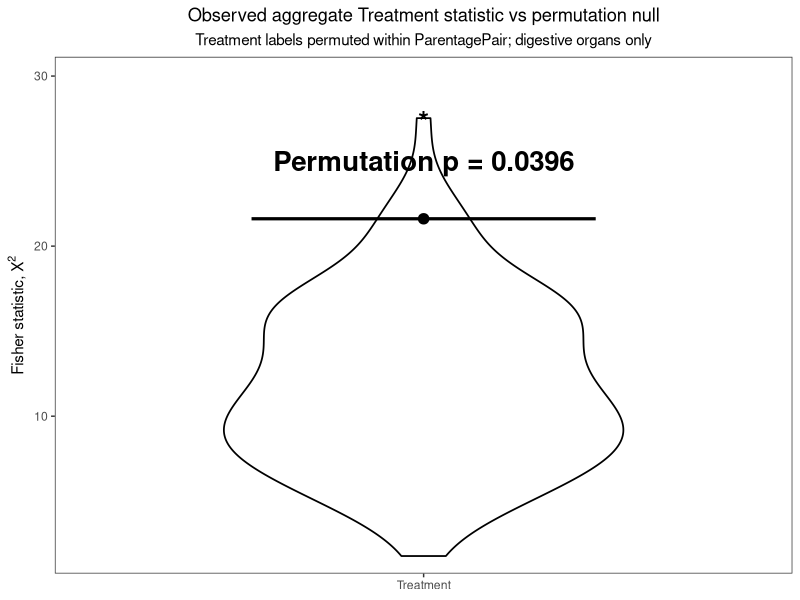
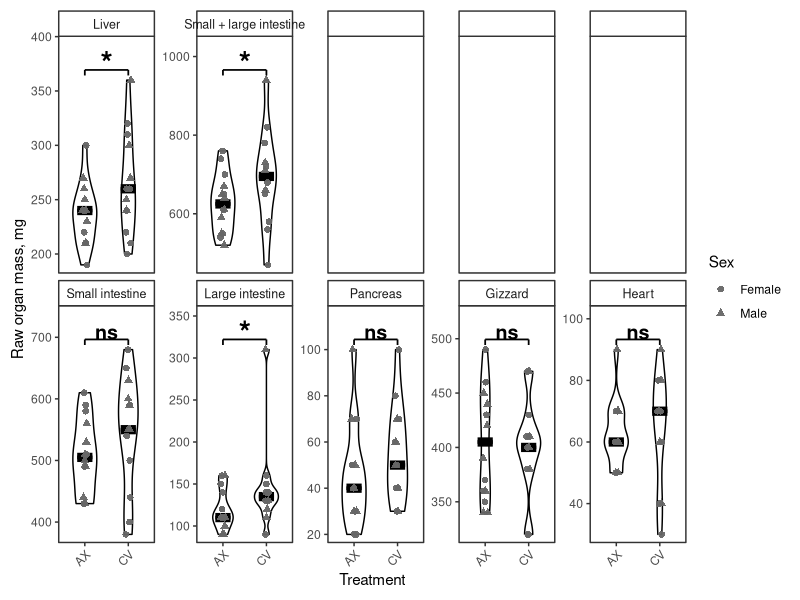

These charts were generated, in order, by the following R code:
### FIGURE 2
### 
###
### Model for each organ:
### log10_OrganMass ~ log10_TarsusLength + Treatment * Sex + (1 | ParentagePair)
###
### 
### 
###
###
###

suppressPackageStartupMessages({
  library(dplyr)
  library(lme4)
  library(lmerTest)
  library(tibble)
  library(ggplot2)
})

### LOAD DATA
df <- read.csv("DigestiveOrgans.csv", stringsAsFactors = FALSE)

### ADD SUM OF SMALL INTESTINE AND LARGE INTESTINE
df <- df %>%
  mutate(
    EmptySIplusLIMassMg =
      suppressWarnings(as.numeric(as.character(EmptySIMassMg))) +
      suppressWarnings(as.numeric(as.character(EmptyLIMassMg)))
  )

set.seed(32)

### ORGAN MASSES TO ANALYZE
organ_vars <- c(
  "LiverMassMg",
  "EmptySIMassMg",
  "EmptyLIMassMg",
  "EmptySIplusLIMassMg",
  "PancreasMassMg",
  "EmptyGizzardMassMg",
  "HeartMassMg"
)

### OPTIONAL: NICER FACET LABELS
organ_labels <- c(
  LiverMassMg = "Liver",
  EmptySIMassMg = "Small intestine",
  EmptyLIMassMg = "Large intestine",
  EmptySIplusLIMassMg = "Small + large intestine",
  PancreasMassMg = "Pancreas",
  EmptyGizzardMassMg = "Gizzard",
  HeartMassMg = "Heart"
)

### FACET LAYOUT
### ncol = 5 gives:
### Row 1: Liver | Small + large intestine | blank | blank | blank
### Row 2: Small intestine | Large intestine | Pancreas | Gizzard | Heart
facet_levels <- c(
  "Liver",
  "Small + large intestine",
  " ",
  "  ",
  "   ",
  "Small intestine",
  "Large intestine",
  "Pancreas",
  "Gizzard",
  "Heart"
)

### OUTPUT PREFIX
out_prefix <- "Figure2_organ_mass_LOG10_ANCOVA_lmer_Treatment_by_Sex_with_SIplusLI_no_clutch_color_no_lines"

### CHECK REQUIRED COLUMNS
required_cols <- c(
  "AnimalID",
  "Treatment",
  "Sex",
  "ParentagePair",
  "TarsusLength",
  organ_vars
)

missing_cols <- setdiff(required_cols, names(df))

if (length(missing_cols) > 0) {
  stop(
    "The following required columns are missing from DigestiveOrgans.csv: ",
    paste(missing_cols, collapse = ", ")
  )
}

### REMOVE OUTLIER NL113 IF PRESENT
df.filtered <- df %>%
  filter(AnimalID != "NL113") %>%
  mutate(
    Treatment = factor(Treatment),
    Sex = factor(Sex),
    ParentagePair = factor(ParentagePair)
  )

### STORAGE
type3_anova_all <- data.frame()
plot_data_all <- data.frame()

### HELPERS
as_numeric_safely <- function(x) {
  suppressWarnings(as.numeric(as.character(x)))
}

p_to_stars <- function(p) {
  if (length(p) == 0 || is.na(p)) {
    return("ns")
  }
  if (p < 0.001) {
    return("***")
  } else if (p < 0.01) {
    return("**")
  } else if (p < 0.05) {
    return("*")
  } else {
    return("ns")
  }
}

### HELPER: FISHER COMBINED STATISTIC
fisher_statistic_only <- function(p_values) {
  p_values <- suppressWarnings(as.numeric(p_values))
  p_values <- p_values[!is.na(p_values)]

  ### Avoid log(0) if any p-value is reported as exactly zero
  p_values[p_values <= 0] <- .Machine$double.xmin

  if (length(p_values) == 0) {
    return(data.frame(
      N_p_values = 0,
      Fisher_statistic = NA_real_
    ))
  }

  data.frame(
    N_p_values = length(p_values),
    Fisher_statistic = -2 * sum(log(p_values))
  )
}

### HELPER: GET SIX-ORGAN TREATMENT P-VALUES FOR CURRENT TREATMENT LABELS
get_treatment_pvalues_for_permutation_fisher <- function(input_df, fisher_organs, organ_labels) {

  pval_rows <- data.frame()

  for (organ in fisher_organs) {

    dat <- input_df %>%
      mutate(
        OrganMass_raw = as_numeric_safely(.data[[organ]]),
        TarsusLength_raw = as_numeric_safely(TarsusLength)
      ) %>%
      filter(
        !is.na(OrganMass_raw),
        !is.na(TarsusLength_raw),
        !is.na(Treatment),
        !is.na(Sex),
        !is.na(ParentagePair),
        OrganMass_raw > 0,
        TarsusLength_raw > 0
      ) %>%
      mutate(
        log10_OrganMass = log10(OrganMass_raw),
        log10_TarsusLength = log10(TarsusLength_raw),
        Treatment = droplevels(factor(Treatment)),
        Sex = droplevels(factor(Sex)),
        ParentagePair = droplevels(factor(ParentagePair)),
        Organ = organ,
        Organ_label = organ_labels[organ]
      )

    if (nrow(dat) < 4) next
    if (nlevels(dat$Treatment) < 2) next
    if (nlevels(dat$Sex) < 2) next
    if (nlevels(dat$ParentagePair) < 2) next

    full_fit <- tryCatch(
      lmerTest::lmer(
        log10_OrganMass ~ log10_TarsusLength + Treatment * Sex + (1 | ParentagePair),
        data = dat,
        REML = FALSE,
        control = lmerControl(
          optimizer = "bobyqa",
          optCtrl = list(maxfun = 100000)
        )
      ),
      error = function(e) e
    )

    if (inherits(full_fit, "error")) next

    anova_result <- tryCatch(
      {
        a <- as.data.frame(anova(full_fit, type = 3))
        a <- a %>% rownames_to_column(var = "Term")
        a$Organ <- organ
        a$Organ_label <- organ_labels[organ]
        a
      },
      error = function(e) e
    )

    if (inherits(anova_result, "error")) next

    p_col <- grep("^Pr\\(", names(anova_result), value = TRUE)
    if (length(p_col) == 0) next

    treatment_p <- anova_result[[p_col[1]]][anova_result$Term == "Treatment"]

    if (length(treatment_p) == 1 && !is.na(treatment_p)) {
      pval_rows <- bind_rows(
        pval_rows,
        data.frame(
          Organ = organ,
          Organ_label = organ_labels[organ],
          Treatment_p = treatment_p,
          stringsAsFactors = FALSE
        )
      )
    }
  }

  pval_rows
}

### HELPER: PERMUTE TREATMENT LABELS WITHIN PARENTAGEPAIR
permute_treatment_within_parentagepair <- function(input_df) {
  input_df %>%
    group_by(ParentagePair) %>%
    mutate(
      Treatment = sample(Treatment, size = n(), replace = FALSE)
    ) %>%
    ungroup() %>%
    mutate(Treatment = factor(Treatment))
}

### MAIN LOOP
for (organ in organ_vars) {

  cat("\n\n########################################\n")
  cat("ANALYSIS FOR:", organ, "\n")
  cat("########################################\n")

  dat <- df.filtered %>%
    mutate(
      OrganMass_raw = as_numeric_safely(.data[[organ]]),
      TarsusLength_raw = as_numeric_safely(TarsusLength)
    ) %>%
    filter(
      !is.na(OrganMass_raw),
      !is.na(TarsusLength_raw),
      !is.na(Treatment),
      !is.na(Sex),
      !is.na(ParentagePair),
      OrganMass_raw > 0,
      TarsusLength_raw > 0
    ) %>%
    mutate(
      log10_OrganMass = log10(OrganMass_raw),
      log10_TarsusLength = log10(TarsusLength_raw),
      Treatment = droplevels(factor(Treatment)),
      Sex = droplevels(factor(Sex)),
      ParentagePair = droplevels(factor(ParentagePair)),
      Organ = organ,
      Organ_label = organ_labels[organ],
      Sex_label = case_when(
        grepl("^m", tolower(as.character(Sex))) ~ "Male",
        grepl("^f", tolower(as.character(Sex))) ~ "Female",
        TRUE ~ as.character(Sex)
      )
    )

  if (nrow(dat) < 4) next
  if (nlevels(dat$Treatment) < 2) next
  if (nlevels(dat$Sex) < 2) next
  if (nlevels(dat$ParentagePair) < 2) next

  ### ANCOVA mixed model using log10 organ mass and log10 tarsus length
  full_fit <- tryCatch(
    lmerTest::lmer(
      log10_OrganMass ~ log10_TarsusLength + Treatment * Sex + (1 | ParentagePair),
      data = dat,
      REML = FALSE,
      control = lmerControl(
        optimizer = "bobyqa",
        optCtrl = list(maxfun = 100000)
      )
    ),
    error = function(e) e
  )

  if (inherits(full_fit, "error")) next

  ### Type III ANOVA
  anova_result <- tryCatch(
    {
      a <- as.data.frame(anova(full_fit, type = 3))
      a <- a %>% rownames_to_column(var = "Term")
      a$Organ <- organ
      a$Organ_label <- organ_labels[organ]
      a %>% select(Organ, Organ_label, everything())
    },
    error = function(e) e
  )

  if (inherits(anova_result, "error")) next

  type3_anova_all <- bind_rows(type3_anova_all, anova_result)

  ### Extract p-values for plot annotations
  p_col <- grep("^Pr\\(", names(anova_result), value = TRUE)
  if (length(p_col) == 0) next

  treatment_p <- anova_result[[p_col[1]]][anova_result$Term == "Treatment"]
  interaction_p <- anova_result[[p_col[1]]][anova_result$Term == "Treatment:Sex"]

  dat$Treatment_sig <- p_to_stars(treatment_p)
  dat$TreatmentSex_sig <- p_to_stars(interaction_p)

  plot_data_all <- bind_rows(plot_data_all, dat)
}

### CUSTOM FACET LAYOUT
if (nrow(plot_data_all) > 0) {
  plot_data_all$Organ_label <- factor(
    plot_data_all$Organ_label,
    levels = facet_levels
  )
}

### WRITE TYPE III ANOVA OUTPUT
write.csv(
  type3_anova_all,
  paste0(out_prefix, "_type3_anova.csv"),
  row.names = FALSE
)

### PERMUTATION-CALIBRATED FISHER TEST ACROSS DIGESTIVE ORGANS
### This tests for an aggregate Treatment effect across digestive organs.
### EmptySIplusLIMassMg and HeartMassMg are excluded from the aggregate test.
### Treatment labels are permuted within ParentagePair.
### The null distribution therefore preserves clutch structure and treatment counts within clutch.

fisher_organs <- c(
  "LiverMassMg",
  "EmptySIMassMg",
  "EmptyLIMassMg",
  "PancreasMassMg",
  "EmptyGizzardMassMg"
)

### Observed Treatment p-values from the five digestive organs
observed_treatment_pvalues <- get_treatment_pvalues_for_permutation_fisher(
  input_df = df.filtered,
  fisher_organs = fisher_organs,
  organ_labels = organ_labels
)

write.csv(
  observed_treatment_pvalues,
  paste0(out_prefix, "_observed_Treatment_pvalues_5_digestive_organs_for_permutation_Fisher.csv"),
  row.names = FALSE
)

observed_fisher <- fisher_statistic_only(observed_treatment_pvalues$Treatment_p) %>%
  mutate(Effect = "Treatment") %>%
  select(Effect, N_p_values, Fisher_statistic)

write.csv(
  observed_fisher,
  paste0(out_prefix, "_observed_Fisher_statistic_Treatment_5_digestive_organs.csv"),
  row.names = FALSE
)

### Permutation null distribution


n_perm <- 100

permutation_results <- data.frame()

for (perm_i in seq_len(n_perm)) {

  cat("Permutation", perm_i, "of", n_perm, "\n")

  df.perm <- permute_treatment_within_parentagepair(df.filtered)

  perm_pvalues <- get_treatment_pvalues_for_permutation_fisher(
    input_df = df.perm,
    fisher_organs = fisher_organs,
    organ_labels = organ_labels
  )

  perm_fisher <- fisher_statistic_only(perm_pvalues$Treatment_p)

  permutation_results <- bind_rows(
    permutation_results,
    data.frame(
      Permutation = perm_i,
      Effect = "Treatment",
      N_p_values = perm_fisher$N_p_values,
      Permuted_Fisher_statistic = perm_fisher$Fisher_statistic,
      stringsAsFactors = FALSE
    )
  )
}

observed_stat <- observed_fisher$Fisher_statistic[1]

permutation_results <- permutation_results %>%
  mutate(
    Observed_Fisher_statistic = observed_stat,
    Extreme_or_more_extreme = Permuted_Fisher_statistic >= Observed_Fisher_statistic
  )

empirical_p <- (sum(permutation_results$Extreme_or_more_extreme, na.rm = TRUE) + 1) /
  (sum(!is.na(permutation_results$Permuted_Fisher_statistic)) + 1)

permutation_summary <- data.frame(
  Effect = "Treatment",
  Permutation_scheme = "Treatment labels permuted within ParentagePair",
  N_permutations_requested = n_perm,
  N_permutations_successful = sum(!is.na(permutation_results$Permuted_Fisher_statistic)),
  N_observed_p_values = observed_fisher$N_p_values[1],
  Observed_Fisher_statistic = observed_stat,
  Empirical_p_value = empirical_p,
  stringsAsFactors = FALSE
)

write.csv(
  permutation_results,
  paste0(out_prefix, "_Permutation_null_Fisher_statistic_Treatment_5_digestive_organs_within_ParentagePair.csv"),
  row.names = FALSE
)

write.csv(
  permutation_summary,
  paste0(out_prefix, "_Permutation_summary_Fisher_statistic_Treatment_5_digestive_organs_within_ParentagePair.csv"),
  row.names = FALSE
)

### Plot observed Fisher statistic against permutation null distribution
permutation_plot_df <- permutation_results %>%
  filter(!is.na(Permuted_Fisher_statistic)) %>%
  mutate(
    Effect = factor(Effect, levels = c("Treatment"))
  )

observed_plot_df <- permutation_summary %>%
  mutate(
    Effect = factor(Effect, levels = c("Treatment")),
    Significance = case_when(
      Empirical_p_value < 0.001 ~ "***",
      Empirical_p_value < 0.01 ~ "**",
      Empirical_p_value < 0.05 ~ "*",
      TRUE ~ "ns"
    ),
    Significance_size = ifelse(Significance == "ns", 5, 7),
    Label = paste0(
      Significance,
      "\nPermutation p = ",
      signif(Empirical_p_value, 3)
    )
  )

p_perm <- ggplot(
    permutation_plot_df,
    aes(x = Effect, y = Permuted_Fisher_statistic)
  ) +
  geom_violin(
    width = 0.65,
    trim = TRUE,
    fill = "white",
    color = "black",
    linewidth = 0.6
  ) +
  geom_point(
    data = observed_plot_df,
    aes(x = Effect, y = Observed_Fisher_statistic),
    inherit.aes = FALSE,
    size = 3.2,
    color = "black"
  ) +
  geom_segment(
    data = observed_plot_df,
    aes(
      x = as.numeric(Effect) - 0.28,
      xend = as.numeric(Effect) + 0.28,
      y = Observed_Fisher_statistic,
      yend = Observed_Fisher_statistic
    ),
    inherit.aes = FALSE,
    linewidth = 1.1,
    color = "black"
  ) +
  geom_text(
    data = observed_plot_df,
    aes(
      x = Effect,
      y = Observed_Fisher_statistic,
      label = Label,
      size = Significance_size
    ),
    inherit.aes = FALSE,
    vjust = -0.8,
    fontface = "bold"
  ) +
  scale_size_identity() +
  scale_y_continuous(expand = expansion(mult = c(0.04, 0.14))) +
  labs(
    x = NULL,
    y = expression("Fisher statistic, " * X^2),
    title = "Observed aggregate Treatment statistic vs permutation null",
    subtitle = "Treatment labels permuted within ParentagePair; digestive organs only"
  ) +
  theme_bw() +
  theme(
    panel.grid = element_blank(),
    plot.title = element_text(hjust = 0.5),
    plot.subtitle = element_text(hjust = 0.5),
    axis.text.x = element_text(angle = 0, hjust = 0.5)
  )

ggsave(
  filename = paste0(out_prefix, "_Permutation_null_Fisher_statistic_Treatment_5_digestive_organs_within_ParentagePair.pdf"),
  plot = p_perm,
  width = 4,
  height = 5
)

### WRITE PLOTTING DATA
write.csv(
  plot_data_all,
  paste0(out_prefix, "_raw_organ_mass_plot_data.csv"),
  row.names = FALSE
)

### MAKE PDF PLOT
if (nrow(plot_data_all) > 0) {

  annotation_df <- plot_data_all %>%
    group_by(Organ_label) %>%
    summarise(
      Treatment_sig = dplyr::first(Treatment_sig),
      TreatmentSex_sig = dplyr::first(TreatmentSex_sig),
      y_min = min(OrganMass_raw, na.rm = TRUE),
      y_max = max(OrganMass_raw, na.rm = TRUE),
      .groups = "drop"
    ) %>%
    mutate(
      y_range = ifelse(y_max > y_min, y_max - y_min, abs(y_max)),
      y_range = ifelse(y_range == 0, 1, y_range),

      ### Force the comparison bar clearly above both violins/points
      bracket_y = y_max + 0.055 * y_range,
      bracket_tick_y = y_max + 0.025 * y_range,
      label_y = y_max + 0.095 * y_range,

      Treatment_sig_size = ifelse(Treatment_sig == "ns", 5, 8),
      TreatmentSex_sig_size = ifelse(TreatmentSex_sig == "ns", 5, 8)
    )

  p <- ggplot(
      plot_data_all,
      aes(x = Treatment, y = OrganMass_raw)
    ) +

    ### Narrow violin distributions
    geom_violin(
      width = 0.55,
      trim = TRUE,
      fill = "white",
      color = "black",
      linewidth = 0.5
    ) +

    ### Thick median bar
    stat_summary(
      fun = median,
      fun.min = median,
      fun.max = median,
      geom = "crossbar",
      width = 0.35,
      linewidth = 1.25,
      color = "black"
    ) +

    ### Individual data points at the forefront
    geom_point(
      aes(shape = Sex_label),
      position = position_jitter(width = 0.06, height = 0, seed = 1),
      size = 2.0,
      alpha = 0.95,
      color = "grey40",
      stroke = 0.4
    ) +

    facet_wrap(~ Organ_label, scales = "free_y", ncol = 5, drop = FALSE) +

    scale_y_continuous(expand = expansion(mult = c(0.04, 0.13))) +

    ### Treatment significance: bracket over the two Treatment violins
    geom_segment(
      data = annotation_df,
      aes(x = 1, xend = 2, y = bracket_y, yend = bracket_y),
      inherit.aes = FALSE,
      linewidth = 0.6,
      color = "black"
    ) +

    geom_segment(
      data = annotation_df,
      aes(x = 1, xend = 1, y = bracket_tick_y, yend = bracket_y),
      inherit.aes = FALSE,
      linewidth = 0.6,
      color = "black"
    ) +

    geom_segment(
      data = annotation_df,
      aes(x = 2, xend = 2, y = bracket_tick_y, yend = bracket_y),
      inherit.aes = FALSE,
      linewidth = 0.6,
      color = "black"
    ) +

    geom_text(
      data = annotation_df,
      aes(x = 1.5, y = label_y, label = Treatment_sig, size = Treatment_sig_size),
      inherit.aes = FALSE,
      vjust = 0.5,
      fontface = "bold"
    ) +

    scale_size_identity() +

    labs(
      x = "Treatment",
      y = "Raw organ mass, mg",
      shape = "Sex"
    ) +

    theme_bw() +
    theme(
      panel.grid = element_blank(),
      strip.background = element_rect(fill = "white"),
      legend.position = "right",
      strip.text = element_text(size = 9),
      axis.text.x = element_text(angle = 45, hjust = 1),
      plot.margin = margin(t = 8, r = 8, b = 8, l = 8)
    ) +
    coord_cartesian(clip = "off")

  ggsave(
    filename = paste0(out_prefix, "_raw_organ_mass_violinplot_custom_two_row_layout_TREATMENT_BRACKET_NO_TOPRIGHT_stats_from_model.pdf"),
    plot = p,
    width = 14,
    height = 8.5
  )
}

cat("\n\nDONE.\n")
cat("Wrote:\n")
cat(paste0(out_prefix, "_type3_anova.csv\n"))
cat(paste0(out_prefix, "_observed_Treatment_pvalues_5_digestive_organs_for_permutation_Fisher.csv\n"))
cat(paste0(out_prefix, "_observed_Fisher_statistic_Treatment_5_digestive_organs.csv\n"))
cat(paste0(out_prefix, "_Permutation_null_Fisher_statistic_Treatment_5_digestive_organs_within_ParentagePair.csv\n"))
cat(paste0(out_prefix, "_Permutation_summary_Fisher_statistic_Treatment_5_digestive_organs_within_ParentagePair.csv\n"))
cat(paste0(out_prefix, "_Permutation_null_Fisher_statistic_Treatment_5_digestive_organs_within_ParentagePair.pdf\n"))
cat(paste0(out_prefix, "_raw_organ_mass_plot_data.csv\n"))
cat(paste0(out_prefix, "_raw_organ_mass_violinplot_custom_two_row_layout_TREATMENT_BRACKET_NO_TOPRIGHT_stats_from_model.pdf\n"))
